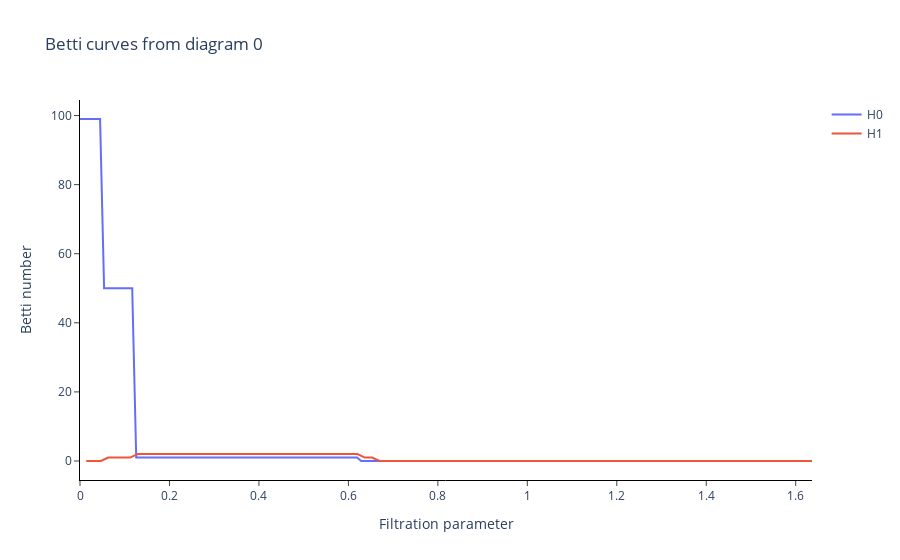

Notebook code for this chart:
### Markdown cell above
Betti curve and Betti value

### Code cell
bc = BettiCurve()
x_betti_curve = bc.fit_transform_plot(xt)
